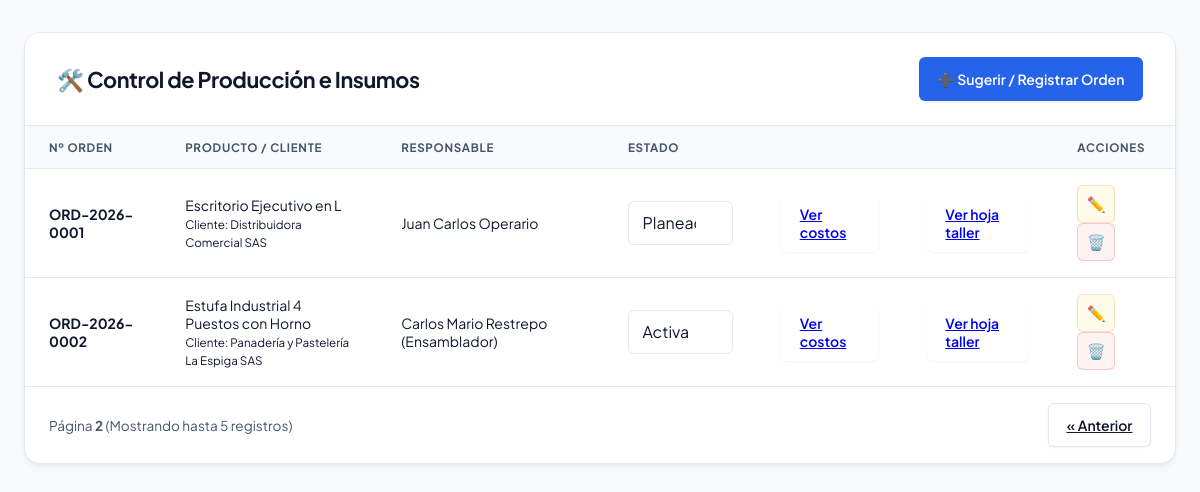
Screenshot of /admin/index.php?pagina=2 with the database file from the repository.
### tables this page shows
CREATE TABLE IF NOT EXISTS `ordenes_fabricacion` (
  `id_orden` int(10) UNSIGNED NOT NULL,
  `numero_orden` varchar(20) NOT NULL,
  `cliente_id` int(10) UNSIGNED NOT NULL,
  `asesor_id` int(10) UNSIGNED NOT NULL,
  `fabricante_id` int(10) UNSIGNED NOT NULL,
  `operario_id` int(10) UNSIGNED DEFAULT NULL,
  `producto_id` int(10) UNSIGNED NOT NULL,
  `unidades` int(11) NOT NULL DEFAULT 1,
  `estado` enum('simulacion','planeacion','activa','en pasillo','en ejecucion','suspendida','cancelada','terminada') NOT NULL DEFAULT 'planeacion',
  `fecha_pedido` date NOT NULL,
  `fecha_entrega` date NOT NULL,
  `costo_subtotal` decimal(12,2) NOT NULL DEFAULT 0.00,
  `costo_mod` decimal(12,2) NOT NULL DEFAULT 0.00,
  `costo_cif` decimal(12,2) NOT NULL DEFAULT 0.00,
  `porcentaje_utilidad` decimal(5,2) NOT NULL DEFAULT 0.00,
  `monto_utilidad` decimal(12,2) NOT NULL DEFAULT 0.00,
  `monto_total` decimal(12,2) NOT NULL DEFAULT 0.00,
  `creado_en` timestamp NOT NULL DEFAULT current_timestamp()
);

CREATE TABLE IF NOT EXISTS `productos_catalogo` (
  `id_producto` int(10) UNSIGNED NOT NULL,
  `codigo_referencia` varchar(50) NOT NULL,
  `nombre_producto` varchar(150) NOT NULL,
  `descripcion` text DEFAULT NULL,
  `creado_en` timestamp NOT NULL DEFAULT current_timestamp()
);

CREATE TABLE IF NOT EXISTS `personas` (
  `id_persona` int(10) UNSIGNED NOT NULL,
  `documento` varchar(20) DEFAULT NULL,
  `nombre` varchar(120) NOT NULL,
  `rol` enum('CLIENTE','ASESOR','FABRICANTE','OPERARIO') NOT NULL,
  `telefono` varchar(20) DEFAULT NULL,
  `creado_en` timestamp NOT NULL DEFAULT current_timestamp()
);

### admin/data.php (called while the page is built, shortened)
<?php
class ProductService implements DataProviderInterface {
    public function getData(): array {
        return $this->pdo->query("SELECT id_producto, nombre_producto FROM productos_catalogo")->fetchAll(PDO::FETCH_ASSOC);
    }
}
class MaterialService implements DataProviderInterface {
    public function getData(): array {
        $sql = "SELECT id_material, descripcion_material AS nombre, precio_unitario_defecto AS costo, unidad_medida
                FROM materiales
                ORDER BY descripcion_material ASC";
        return $this->pdo->query($sql)->fetchAll(PDO::FETCH_ASSOC);
    }
}
class ClienteService implements DataProviderInterface {
    public function getData(): array {
        return $this->pdo->query("SELECT id_persona, nombre FROM personas WHERE rol = 'CLIENTE'")->fetchAll(PDO::FETCH_ASSOC);
    }
}
class AsesorService implements DataProviderInterface {
    public function getData(): array {
        return $this->pdo->query("SELECT id_persona, nombre FROM personas WHERE rol = 'ASESOR'")->fetchAll(PDO::FETCH_ASSOC);
    }
}
class FabricanteService implements DataProviderInterface {
    public function getData(): array {
        return $this->pdo->query("SELECT id_persona, nombre FROM personas WHERE rol = 'FABRICANTE'")->fetchAll(PDO::FETCH_ASSOC);
    }
}
class OperarioService implements DataProviderInterface {
    public function getData(): array {
        return $this->pdo->query("SELECT id_persona, nombre FROM personas WHERE rol = 'OPERARIO'")->fetchAll(PDO::FETCH_ASSOC);
    }
}
class OrderService implements DataProviderInterface {
    public function getData(): array {
        $stmt = $this->pdo->prepare("
            SELECT o.*, p.nombre_producto, c.nombre AS cliente_nombre, op.nombre AS operario_nombre
            FROM ordenes_fabricacion o
            INNER JOIN productos_catalogo p ON o.producto_id = p.id_producto
            INNER JOIN personas c ON o.cliente_id = c.id_persona
            LEFT JOIN personas op ON o.operario_id = op.id_persona
            ORDER BY o.id_orden DESC
            LIMIT :limit OFFSET :offset
        ");
        $stmt->bindValue(':limit', $this->limit, PDO::PARAM_INT);
        $stmt->bindValue(':offset', $this->offset, PDO::PARAM_INT);
        $stmt->execute();
        return $stmt->fetchAll(PDO::FETCH_ASSOC);
    }
}
class OrderDetailsService implements DataProviderInterface {
    public function getData(): Closure {
        return function (int $orderId): array {
            $stmt = $this->pdo->prepare("
                SELECT d.*, m.descripcion_material AS nombre
                FROM orden_fabricacion_detalles d
                INNER JOIN materiales m ON d.material_id = m.id_material
                WHERE d.orden_id = :id
            ");
            $stmt->execute([':id' => $orderId]);
            return $stmt->fetchAll(PDO::FETCH_ASSOC);
        };
    }
}
class Desplegable {
    public function desplegableDatos(): array {
        return [
            'productos'       => $this->productService->getData(),
            'materiales'      => $this->materialService->getData(),
            'clientes'        => $this->clienteService->getData(),
            'asesores'        => $this->asesorService->getData(),
            'fabricantes'     => $this->fabricanteService->getData(),
            'operarios'       => $this->operarioService->getData(),
            'ordenes'         => $this->orderService->getData(),
            'obtenerDetalles' => $this->orderDetailsService->getData()
        ];
    }
}
$pdo = getPDOConnection();
$porPagina = $porPagina ?? 50;
$offset    = $offset ?? 0;
$desplegable = new Desplegable(
    new ProductService($pdo),
    new MaterialService($pdo),
    new ClienteService($pdo),
    new AsesorService($pdo),
    new FabricanteService($pdo),
    new OperarioService($pdo),
    new OrderService($pdo, $porPagina, $offset),
    new OrderDetailsService($pdo)
);
$data = $desplegable->desplegableDatos();

### admin/index.php (the view, shortened to what this page needs)
<?php
$paginaActual = filter_input(INPUT_GET, 'pagina', FILTER_VALIDATE_INT) ?: 1;
$porPagina = 5;
$offset    = ($paginaActual - 1) * $porPagina;
require_once __DIR__ . '/data.php';
$ordenes               = $data['ordenes'];
?>
<!DOCTYPE html>
<html lang="es">
<head>
    <link rel="stylesheet" href="css/produccion.css">
</head>
<body>
<div class="app-container">
    <div class="dashboard-card">
        <div class="dashboard-header">
            <div>
                <h1>🛠️ Control de Producción e Insumos</h1>
            </div>
            <button class="btn btn-primary" onclick="abrirModal('modalCrear')">➕ Sugerir / Registrar Orden</button>
        </div>
        <div class="table-wrapper">
            <table>
                <thead>
                    <tr>
                        <th>Nº Orden</th>
                        <th>Producto / Cliente</th>
                        <th>Responsable</th>
                        <th>Estado</th>
                        <th></th>
                        <th></th>
                        <th>Acciones</th>
                    </tr>
                </thead>
                <tbody>
                    <?php if (empty($ordenes)): ?>
                        <tr>
                            <td colspan="5" style="text-align: center; padding: 20px;">No hay órdenes registradas en esta página.</td>
                        </tr>
                    <?php else: ?>
                        <?php foreach ($ordenes as $ord): ?>
                        <tr>
                            <td><strong><?= htmlspecialchars((string)$ord['numero_orden']) ?></strong></td>
                            <td><?= htmlspecialchars((string)$ord['nombre_producto']) ?><br><small>Cliente: <?= htmlspecialchars((string)$ord['cliente_nombre']) ?></small></td>
                            <td><?= htmlspecialchars((string)($ord['operario_nombre'] ?? 'Sin asignar')) ?></td>
                            <td>
                                <select onchange="cambiarEstado(<?= $ord['id_orden'] ?>, this.value)" class="input-control">
                                    <?php foreach (['planeacion', 'activa', 'en ejecucion', 'suspendida', 'cancelada', 'terminada'] as $st): ?>
                                        <option value="<?= $st ?>" <?= $ord['estado'] === $st ? 'selected' : '' ?>><?= ucfirst($st) ?></option>
                                    <?php endforeach; ?>
                                </select>
                            </td>
                            <td>
                                <a class="btn" href="../control_costos/ver_costos_orden.php?id_orden=<?= $ord['id_orden'] ?>">Ver costos</a>
                            </td>
                            <td>
                                <a class="btn" href="../operario/ver_pdf_taller.php?id_orden=<?= $ord['id_orden'] ?>">Ver hoja taller</a>
                            </td>
                            <td>
                                <button class="btn-action-warning" onclick="abrirModal('modalEditar-<?= $ord['id_orden'] ?>')">✏️</button>
                                <button class="btn-action-danger" onclick="eliminarOrden(<?= $ord['id_orden'] ?>)">🗑️</button>
                            </td>
                        </tr>
                        <?php endforeach; ?>
                    <?php endif; ?>
                </tbody>
            </table>
        </div>
        <div class="dashboard-footer" style="display: flex; justify: space-between; align-items: center; padding: 15px 0;">
            <div>
                <span>Página <strong><?= $paginaActual ?></strong> (Mostrando hasta <?= $porPagina ?> registros)</span>
            </div>
            <div style="display: flex; gap: 10px;">
                <?php if ($paginaActual > 1): ?>
                    <a href="?pagina=<?= $paginaActual - 1 ?>" class="btn btn-secondary">« Anterior</a>
                <?php endif; ?>
            </div>
        </div>
    </div>
</div>
</body>
</html>

### rows the page displays
ordenes_fabricacion: numero_orden "ORD-2026-0001", producto.nombre_producto "Escritorio Ejecutivo en L", cliente.nombre "Distribuidora Comercial SAS", operario.nombre "Juan Carlos Operario", estado+id_orden "Planeacion"
ordenes_fabricacion: numero_orden "ORD-2026-0002", producto.nombre_producto "Estufa Industrial 4 Puestos con Horno", cliente.nombre "Panadería y Pastelería La Espiga SAS", operario.nombre "Carlos Mario Restrepo (Ensamblador)", estado+id_orden "Activa"

### other values shown
$paginaActual "2"
$porPagina "5"
